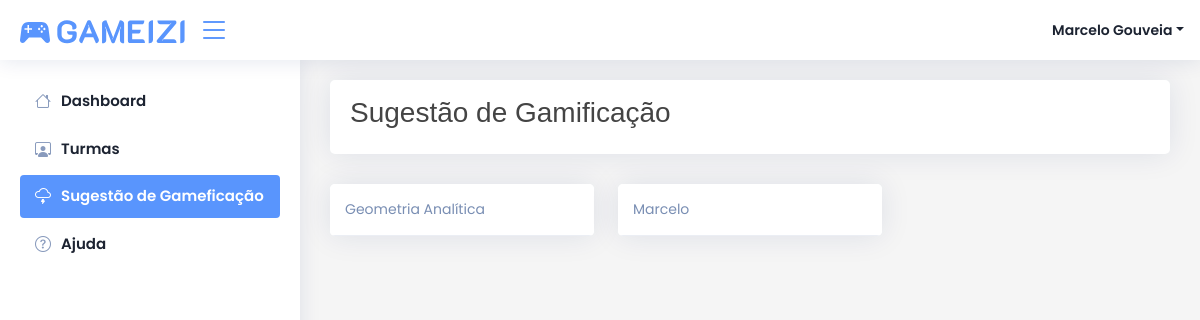
Page /sugestao/ (signed in) on the earlier database version.
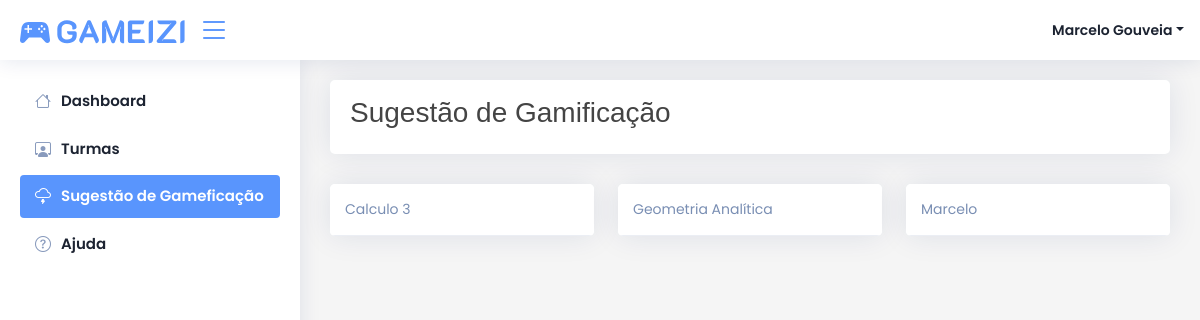
Same page on the later database version.
### core/models.py (models this page shows, shortened)
class Turma(models.Model):
    nome = models.CharField('Nome', max_length=1024)
    criado_em = models.DateField("Criado Em", auto_now_add=True)
    ativa = models.BooleanField('Ativa', default=True)
    semestre = models.CharField("Semestre", max_length=1024)
    hash_convite = models.CharField('Hash Convite', max_length=1024, blank=True, null=True)

### core/views.py (the view)
# urls.py: path('sugestao/', views.sugestao, name='sugestao'),
@login_required(login_url='/login')
def sugestao(request):
    todas_turmas = Turma.objects.all().order_by('nome')
    turmas = []
    for turma in todas_turmas:
        try:
            ProfessoresTurma.objects.get(turma=turma, professor__usuario=request.user)
            turmas.append(turma)
        except:
            continue
    data = {
        'turmas': turmas,
        'pagina': 'Sugestão de Gamificação'
    }
    return render(request, 'core/sugestao.html', data)

### core/templatetags/filtros.py (called while the page is built)
@register.filter(name='obter_ranking_aluno')
def obter_ranking_aluno(usuario):
    try:
        aluno = Aluno.objects.get(usuario=usuario)
        return rankings[aluno.tipo]
    except:
        return 'Professor'

### core/templates/core/sugestao.html (shortened to what this page needs)
{% extends 'core/base.html' %}
{% block pagina %}
Sugestão de Gamificação
{% endblock pagina %}
{% block conteudo %}
<div class="row">
    {% for turma in turmas %}
    <div class="col-md-4">
        <div class="card p-0 m-0">
            <div class="card-header">
                {{ turma.nome }}
            </div>
        </div>
    </div>
    {% endfor %}
</div>
{% endblock conteudo %}

Differences in the rows shown:
added Turma: nome "Calculo 3"
